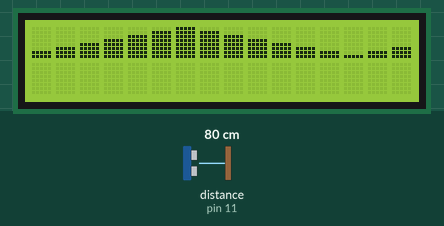
This sketch was run on a simulated Arduino Mega 2560, built with avr-gcc and run on an emulated ATmega2560. On the bench: 16×2 character LCD. The inputs (shaded band) are chosen by the test bench; at power-on: distance to the obstacle (sensor on pin 11) 80 cm. What the sketch prints to the serial monitor is not drawn.

Above: at 1.2 s.
1.3 s: distance to the obstacle (sensor on pin 11) set to 2 cm
At 2.41 s:
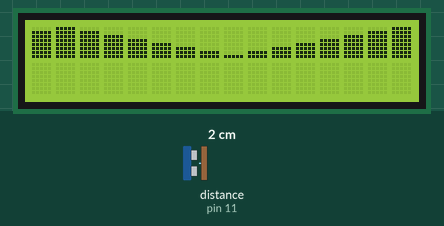
3.5 s: distance to the obstacle (sensor on pin 11) set to 18 cm
6.1 s: distance to the obstacle (sensor on pin 11) set to 4 cm
At 7.47 s:
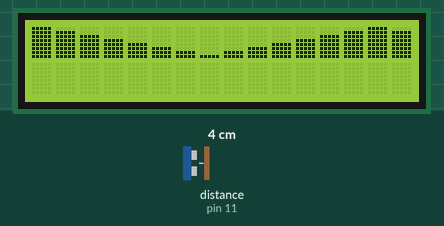
7.6 s: distance to the obstacle (sensor on pin 11) set to 9 cm
9.1 s: distance to the obstacle (sensor on pin 11) set to 2 cm
At 12.01 s:
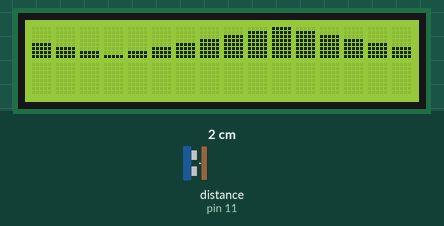
Timing chart, 0 to 13.5 s (numbered marks = the images above; inputs shaded):
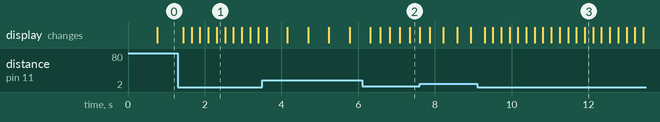

The sketch:

sine_wave.ino
```cpp
#include<LiquidCrystal.h>
#include<NewPing.h>
LiquidCrystal lcd(42,40,38,36,34,32,30,28,26,24,22);
NewPing sonar(12,11,200);
unsigned char pattern[8][8] = {
  {0x0,0x0,0x0,0x0,0x0,0x0,0x0,0xff},
  {0x0,0x0,0x0,0x0,0x0,0x0,0xff,0xff},
  {0x0,0x0,0x0,0x0,0x0,0xff,0xff,0xff},
  {0x0,0x0,0x0,0x0,0xff,0xff,0xff,0xff},
  {0x0,0x0,0x0,0xff,0xff,0xff,0xff,0xff},
  {0x0,0x0,0xff,0xff,0xff,0xff,0xff,0xff},
  {0x0,0xff,0xff,0xff,0xff,0xff,0xff,0xff},
  {0xff,0xff,0xff,0xff,0xff,0xff,0xff,0xff}
};
unsigned long count = 0;
unsigned long delaytime;
int cellNum[16] = {0,1,2,3,4,5,6,7,8,9,10,11,12,13,0,1};

void setup() {
  Serial.begin(9600);
  // put your setup code here, to run once:
  for(int i = 0; i < 8; i++){
    lcd.createChar(i,pattern[i]);
  }
  lcd.begin(16,2);
  lcd.setCursor(0,0);
  //lcd.blink();
}

void loop() {
  // put your main code here, to run repeatedly:
  for(int i = 0; i < 16; i++){
    if (((cellNum[i] + (count))%14) <= 7){
      lcd.write((cellNum[i] + (count))%14);
    }
    else{
      lcd.write(14 - ((cellNum[i] + count)%14));
    }
  }
  delaytime = sonar.ping_median(7)/US_ROUNDTRIP_CM*20;
  Serial.println(delaytime);
  if(delaytime > 500){
    delay(500);
  }
  else{
    delay(delaytime);
  }
  count += 1;
  lcd.setCursor(0,0);
}
```
